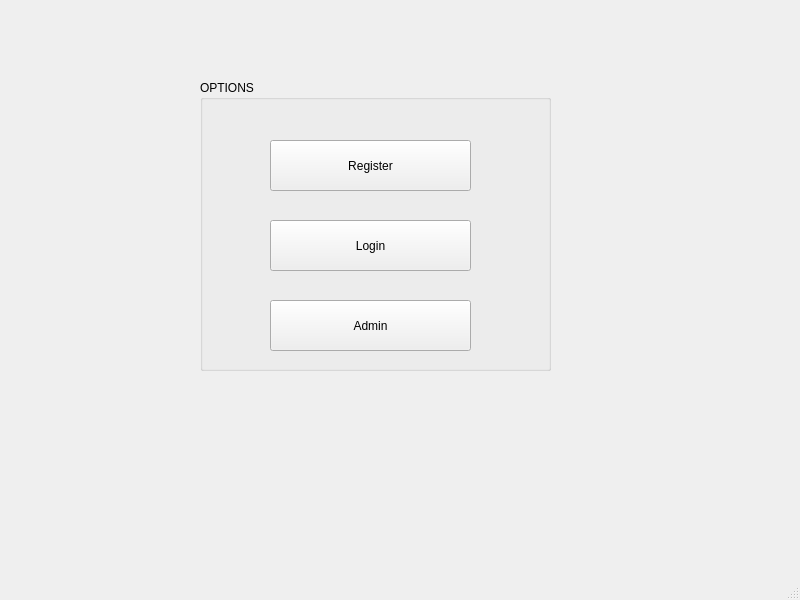
<?xml version="1.0" encoding="UTF-8"?>
<ui version="4.0">
 <class>MainWindow</class>
 <widget class="QMainWindow" name="MainWindow">
  <property name="geometry">
   <rect>
    <x>0</x>
    <y>0</y>
    <width>800</width>
    <height>600</height>
   </rect>
  </property>
  <property name="windowTitle">
   <string>MainWindow</string>
  </property>
  <widget class="QWidget" name="centralwidget">
   <widget class="QGroupBox" name="groupBox">
    <property name="geometry">
     <rect>
      <x>200</x>
      <y>80</y>
      <width>351</width>
      <height>291</height>
     </rect>
    </property>
    <property name="title">
     <string>OPTIONS</string>
    </property>
    <widget class="QPushButton" name="pushButton_Register">
     <property name="geometry">
      <rect>
       <x>70</x>
       <y>60</y>
       <width>201</width>
       <height>51</height>
      </rect>
     </property>
     <property name="text">
      <string>Register</string>
     </property>
    </widget>
    <widget class="QPushButton" name="pushButton_Login">
     <property name="geometry">
      <rect>
       <x>70</x>
       <y>140</y>
       <width>201</width>
       <height>51</height>
      </rect>
     </property>
     <property name="text">
      <string>Login</string>
     </property>
    </widget>
    <widget class="QPushButton" name="pushButton_Admin">
     <property name="geometry">
      <rect>
       <x>70</x>
       <y>220</y>
       <width>201</width>
       <height>51</height>
      </rect>
     </property>
     <property name="text">
      <string>Admin</string>
     </property>
    </widget>
   </widget>
  </widget>
  <widget class="QMenuBar" name="menubar">
   <property name="geometry">
    <rect>
     <x>0</x>
     <y>0</y>
     <width>800</width>
     <height>26</height>
    </rect>
   </property>
  </widget>
  <widget class="QStatusBar" name="statusbar"/>
 </widget>
 <resources/>
 <connections/>
</ui>
